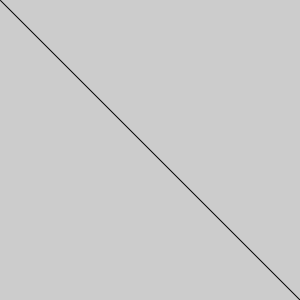
Frame 1 (no input)
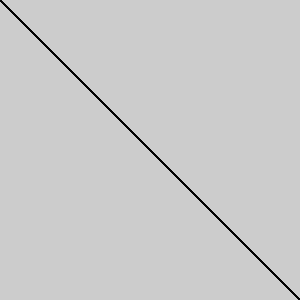
Frame 60 (the mouse pressed at the canvas centre just before this capture)
Frame 120 (the mouse held since frame 60 and released just before this capture): identical to frame 60, image omitted

The Processing sketch that drew these frames (run headless with seeded random() and noise(); from frame 60 on, the mouse is pressed at the canvas centre):

// Processing sketch: ex__1_5_setup_draw
// ── ex__1_5_setup_draw.pde
void setup() {
  size(300, 300);
}
 
void draw() {
  line(0 ,0, width, height);
}
